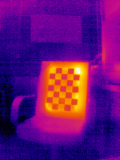
#> input picture thermal_images/thermal_20251006_103617.png, 120 x 160 px; its folder holds only this picture in this run
$ python thermal_calibration.py
#> lines starting #> are read from the running program, lines starting #| are printed output that depends on the picture; after the words box and inside, x2 and y2 are one past the last pixel; in counts of white or black regions, pixels touching at a corner belong together
# This code example demonstrates how to calibrate an RGB camera using chessboard images captured from a ZED camera.
# Could be not exactly gives the best results for this camera but it can help to understand how to do camera calibration using OpenCV in Python.
import cv2
import numpy as np
import glob
import os
import sys

pattern_size = (4, 6)   # Satranç tahtasının iç köşe sayısı (Örn: 5x7 kare için (4, 6) yazılır)
square_size = 5.5       # mm cinsinden kare kenarı uzunluğu (Kullandığınız tahtanın gerçek ölçüsü)

image_folder = '/home/harunrk/Sensors/Examples/thermal_images/'
save_dir = '/home/harunrk/Sensors/Calibration'

objp = np.zeros((np.prod(pattern_size), 3), np.float32)
objp[:, :2] = np.indices(pattern_size).T.reshape(-1, 2)
objp *= square_size  # Gerçek dünya ölçüsüne çevir

obj_points = []  # 3D - Gerçek dünya noktaları listesi
img_points = []  # 2D - Görüntü noktaları listesi

criteria = (cv2.TERM_CRITERIA_EPS + cv2.TERM_CRITERIA_MAX_ITER, 30, 0.001)

images = sorted(glob.glob(os.path.join(image_folder, '*.png')))
print(f"Toplam {len(images)} termal görüntü bulundu.\n")

cv2.namedWindow('Bulunan Köşeler', cv2.WINDOW_AUTOSIZE)
last_gray_shape = None # Kameranın boyutunu (height, width) tutacak değişken
successful_captures = 0

print("--- KÖŞE TESPİTİ BAŞLADI ---")
for fname in images:
    img = cv2.imread(fname)
#> img is the input picture: shape (160, 120, 3); mean B, G, R 118.9, 16.5, 103.2

    if img is None:
        print(f"[HATA] Termal görüntü yüklenemedi: '{fname}'")
        continue

    gray = cv2.cvtColor(img, cv2.COLOR_BGR2GRAY)
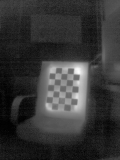
#> gray: shape (160, 120); min 0, max 252, mean 54

    ret, corners = cv2.findChessboardCorners(gray, pattern_size, None)
#> ret = True; corners = 24 rows, first 8: [55.13, 73.13], [61.24, 73.42], [66.77, 73.49], [73.14, 73.62], [54.62, 78.91], [60.41, 79.04], [66.69, 79.36], [72.62, 80.02]

    if ret:
        if last_gray_shape is None:
            last_gray_shape = gray.shape # (height, width)
#> last_gray_shape = (160, 120)

        corners_refined = cv2.cornerSubPix(gray, corners, (5, 5), (-1, -1), criteria)
#> corners_refined = 24 rows, first 8: [54.23, 72.55], [61.24, 73.42], [63.23, 74.61], [74, 72.71], [56.46, 75.27], [56.46, 75.27], [66.69, 79.36], [72.78, 82.28]

        obj_points.append(objp)
        img_points.append(corners_refined)
        successful_captures += 1

        display = img.copy()

        cv2.drawChessboardCorners(display, pattern_size, corners_refined, ret)
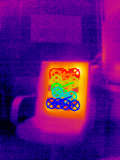
#> display: shape (160, 120, 3); 6.3% of pixels changed, all inside (x1, y1, x2, y2) = (45, 67, 81, 112)
        cv2.imshow('Bulunan Köşeler', display)
        # ESC (27) tuşuna basılırsa döngüden çık
        if cv2.waitKey(100) & 0xFF == 27:
#> (key Esc is pressed here)
            print("\nKullanıcı isteğiyle köşe bulma durduruldu.")
            break

        print(f"[OK] Köşe bulundu: {os.path.basename(fname)} (Toplam: {successful_captures})")
    else:
        print(f"[LOG] Köşe bulunamadı: {os.path.basename(fname)}")

cv2.destroyAllWindows()
print("--- KÖŞE TESPİTİ SONA ERDİ ---\n")

# --- KALİBRASYON HESAPLAMA ve KAYDETME ---
if len(obj_points) > 5:
    print(f"Kalibrasyon için yeterli görüntü ({len(obj_points)}) toplandı.")
    print("Kamera kalibrasyonu başlatılıyor...")

    ret, camera_matrix, dist_coeffs, rvecs, tvecs = cv2.calibrateCamera(
        obj_points, img_points, last_gray_shape[::-1], None, None
    )

    print("--- TERMAL KAMERA KALİBRASYONU TAMAMLANDI! ---")
    print("\nKamera Matrisi (Intrinsic):\n", camera_matrix)
    print("\nDistorsiyon Katsayıları:\n", dist_coeffs)

    total_error = 0
    for i in range(len(obj_points)):
        # 3D noktaları, bulunan matrislerle 2D görüntüye yansıt
        imgpoints2, _ = cv2.projectPoints(obj_points[i], rvecs[i], tvecs[i], camera_matrix, dist_coeffs)
        # Yansıtılan ve tespit edilen noktalar arasındaki ortalama farkı bul
        error = cv2.norm(img_points[i], imgpoints2, cv2.NORM_L2) / len(imgpoints2)
        total_error += error

    mean_error = total_error / len(obj_points)
    print(f"\nOrtalama Kalibrasyon Hatası: {mean_error:.4f} piksel")

    # Kalibrasyon matrislerini kaydetme (.npz formatında)
    os.makedirs(save_dir, exist_ok=True)
    save_path = os.path.join(save_dir, 'thermal_calibration.npz')

    np.savez(save_path,
             camera_matrix=camera_matrix,
             dist_coeffs=dist_coeffs,
             rvecs=rvecs,
             tvecs=tvecs,
             mean_error=mean_error)

    print(f"\nKalibrasyon dosyası başarıyla kaydedildi: {save_path}")

else:
    print(f"\n[HATA] Kalibrasyon için yeterli sayıda köşe bulunamadı ({len(obj_points)}).")
    print("Lütfen pattern_size, görüntü kalitesini veya image_folder yolunu kontrol edin.")
    print("En az 5-10 başarılı görüntü gereklidir.")
#> (the run stopped early here; a loop or call above may not have finished)

$ run again, on thermal_images/thermal_20251006_103635.png
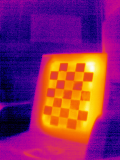
#> input picture thermal_images/thermal_20251006_103635.png, 120 x 160 px
#> img is the input picture: shape (160, 120, 3); mean B, G, R 99.2, 40, 137
#> `gray = cv2.cvtColor(img, cv2.COLOR_BGR2GRAY)`:
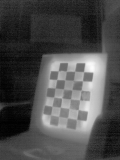
#> gray: shape (160, 120); min 0, max 251, mean 75.7
#> ret = True; corners = 24 rows, first 8: [58.01, 70.91], [66.22, 71.23], [74.59, 71.25], [83.57, 71.43], [56.72, 79.4], [64.82, 79.75], [73.46, 79.87], [82.51, 80.85]
#> corners_refined = 24 rows, first 8: [58.11, 70.66], [66.5, 71.14], [74.51, 71.33], [83.83, 71.31], [56.69, 79.68], [64.7, 79.65], [73.87, 80.71], [82.62, 81.05]
#> `cv2.drawChessboardCorners(display, pattern_size, corners_refined, ret)`:
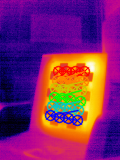
#> display: shape (160, 120, 3); 10.69% of pixels changed, all inside (x1, y1, x2, y2) = (44, 65, 91, 127)

$ run again, on thermal_images/thermal_20251006_103640.png
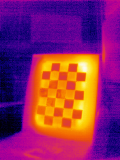
#> input picture thermal_images/thermal_20251006_103640.png, 120 x 160 px
#> img is the input picture: shape (160, 120, 3); mean B, G, R 98.4, 41.4, 139.7
#> `gray = cv2.cvtColor(img, cv2.COLOR_BGR2GRAY)`:
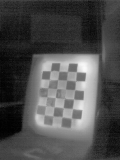
#> gray: shape (160, 120); min 0, max 250, mean 77.3
#> ret = True; corners = 24 rows, first 8: [50.31, 70.73], [58.93, 71.23], [67.33, 71.38], [76.47, 71.5], [49.22, 79.23], [57.8, 79.28], [66.69, 80.24], [75.52, 81.06]
#> corners_refined = 24 rows, first 8: [50.29, 70.64], [58.92, 71.14], [67.15, 71.43], [76.65, 71.38], [49.33, 79.69], [57.71, 79.42], [66.68, 80.03], [75.56, 81.2]
#> `cv2.drawChessboardCorners(display, pattern_size, corners_refined, ret)`:
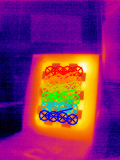
#> display: shape (160, 120, 3); 10.91% of pixels changed, all inside (x1, y1, x2, y2) = (38, 65, 84, 126)

$ run again, on thermal_images/thermal_20251006_103641.png
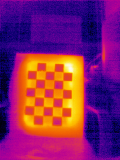
#> input picture thermal_images/thermal_20251006_103641.png, 120 x 160 px
#> img is the input picture: shape (160, 120, 3); mean B, G, R 101.1, 36.9, 131.2
#> `gray = cv2.cvtColor(img, cv2.COLOR_BGR2GRAY)`:
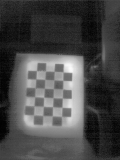
#> gray: shape (160, 120); min 2, max 250, mean 72.4
#> ret = True; corners = 24 rows, first 8: [36.39, 70.47], [45.63, 71.07], [54.14, 71.16], [63.24, 71.87], [35.92, 79.03], [44.91, 79.22], [53.85, 79.84], [62.72, 80.58]
#> corners_refined = 24 rows, first 8: [36.34, 70.5], [45.58, 70.83], [53.83, 71.34], [63.43, 71.52], [35.77, 79.08], [44.76, 79.36], [54.11, 79.86], [62.91, 80.65]
#> `cv2.drawChessboardCorners(display, pattern_size, corners_refined, ret)`:
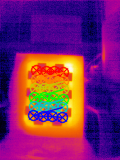
#> display: shape (160, 120, 3); 11.06% of pixels changed, all inside (x1, y1, x2, y2) = (27, 64, 70, 124)

$ run again, on thermal_images/thermal_20251006_103624.png
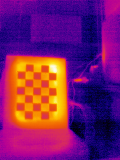
#> input picture thermal_images/thermal_20251006_103624.png, 120 x 160 px
#> img is the input picture: shape (160, 120, 3); mean B, G, R 105.6, 29.9, 122
#> `gray = cv2.cvtColor(img, cv2.COLOR_BGR2GRAY)`:
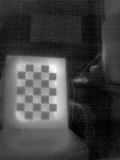
#> gray: shape (160, 120); min 1, max 250, mean 66
#> ret = True; corners = 24 rows, first 8: [25.19, 71.18], [33.24, 71.59], [40.56, 71.8], [48.47, 72.32], [24.99, 78.84], [32.66, 79.02], [40.79, 79.37], [48.54, 79.85]
#> corners_refined = 24 rows, first 8: [25.09, 70.92], [33.33, 71.52], [40.38, 71.8], [48.67, 71.92], [24.86, 78.93], [32.73, 78.93], [40.85, 79.36], [48.67, 80.25]
#> `cv2.drawChessboardCorners(display, pattern_size, corners_refined, ret)`:
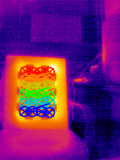
#> display: shape (160, 120, 3); 9.34% of pixels changed, all inside (x1, y1, x2, y2) = (18, 65, 56, 119)
